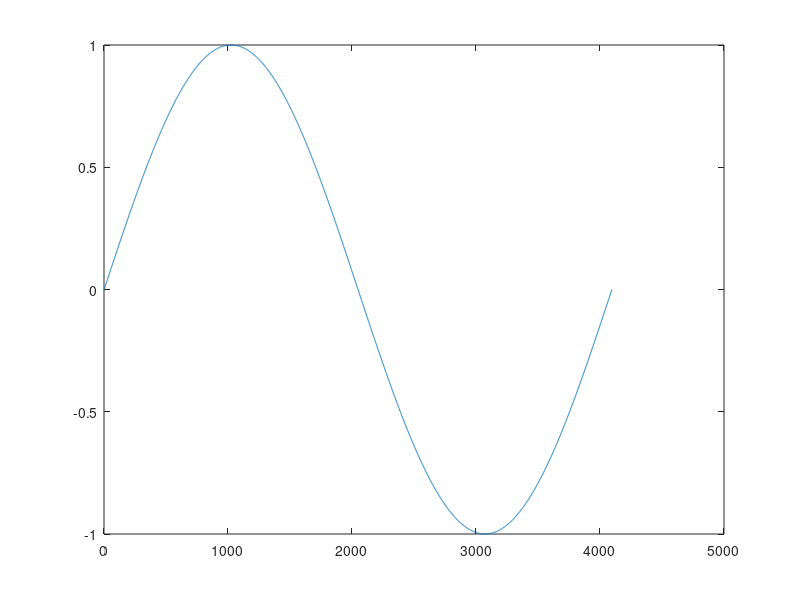

Recreate this plot in MATLAB.
t = linspace(0,1,4096);
f = 1;
y = sin(2*pi*f*t);
plot(y)
Input_fileID       = fopen('input_FFT.txt');
formatSpec = '';
